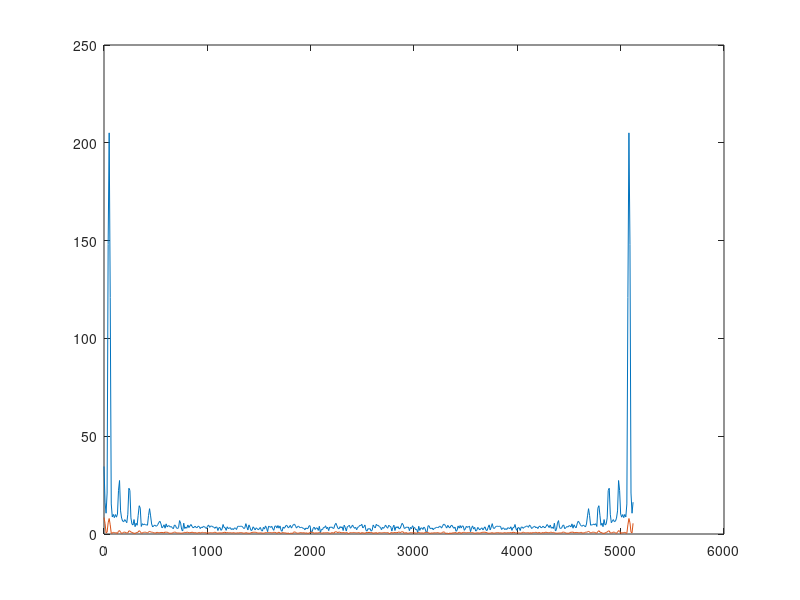

Write the MATLAB code that produced this figure.
close all;
clear all;

fs=5130;% frecuencia de sampleo
N=512;%cantidad de muestras
frecVect=[0:N-1];
frecVect=frecVect*(fs/N);%arreglo de frecuencias fs/N resolucion espectral
measfft=[1192.35 70.85
264.45 29.84
112.86 0.34
438.94 0.96
21919.73 32.88
42057.30 62.71
14629.37 21.94
236.01 0.11
76.09 0.26
100.18 0.73
69.99 0.57
99.11 0.24
74.13 0.52
104.61 0.07
498.44 2.09
748.09 3.09
139.78 0.85
66.01 0.10
43.53 0.35
39.18 0.76
54.05 1.11
44.19 0.36
33.35 0.39
101.76 0.26
546.82 2.60
499.23 2.34
67.81 0.89
25.66 0.74
21.28 0.20
54.62 0.24
14.03 0.08
30.56 0.44
19.84 0.52
91.43 1.00
209.22 2.93
174.93 1.64
14.81 0.21
27.85 0.21
21.62 0.73
26.58 0.77
21.65 0.93
22.50 0.57
20.07 0.30
88.34 0.85
167.69 1.99
85.90 1.09
26.24 0.76
12.94 0.93
17.25 0.32
21.22 0.38
16.07 0.18
16.97 0.79
23.38 0.54
35.49 0.32
42.29 0.53
27.25 0.58
9.98 0.65
13.61 0.49
22.19 0.37
8.77 1.04
26.94 0.75
13.28 0.86
17.69 0.54
17.85 0.16
12.48 0.15
14.64 0.21
10.12 0.21
7.37 0.60
21.10 0.91
19.20 0.95
9.31 0.24
7.93 0.35
10.60 0.31
47.00 0.31
31.11 0.15
5.12 0.24
2.45 0.20
30.57 0.48
7.79 0.81
12.72 0.45
8.74 0.95
21.19 0.69
10.82 0.38
17.29 0.48
23.70 0.56
15.14 0.87
10.28 0.66
11.91 0.29
15.77 0.48
11.18 0.45
10.39 0.13
16.55 0.42
14.18 0.68
7.70 0.18
12.60 0.53
10.18 0.80
15.60 0.48
13.96 0.54
10.79 0.61
7.89 0.13
15.35 0.53
21.39 0.15
11.61 0.50
16.08 0.48
16.84 0.40
13.31 0.33
12.38 0.58
8.38 0.93
12.29 0.51
12.90 0.19
3.15 0.27
10.15 0.33
11.06 0.31
3.45 0.35
6.19 0.27
23.69 0.46
11.13 0.64
10.61 0.88
3.45 0.23
13.64 0.58
7.76 0.44
8.86 0.36
10.51 0.48
5.24 0.39
7.45 0.23
5.11 0.54
9.75 0.40
9.15 0.18
5.30 0.29
14.84 0.45
15.67 0.20
14.97 0.54
15.58 0.50
15.87 0.49
12.26 0.25
7.89 0.25
9.59 0.17
28.01 0.53
12.77 0.27
4.28 0.19
21.78 0.22
11.26 0.12
3.17 0.49
4.04 0.53
13.56 0.90
8.75 0.76
4.31 0.81
9.95 0.69
7.72 0.26
4.54 0.36
7.23 0.20
11.37 0.41
3.45 0.37
2.25 0.23
11.67 0.18
6.31 0.27
17.21 0.58
8.93 0.51
1.44 0.62
16.09 0.59
14.13 0.52
11.40 0.57
15.42 0.30
6.93 0.53
3.49 0.74
16.09 0.67
17.34 0.54
9.33 0.08
18.76 0.61
8.76 0.78
16.96 0.29
3.59 0.12
1.90 0.45
12.38 0.54
8.39 0.28
12.82 0.34
19.98 0.28
17.52 0.06
9.60 0.35
12.91 0.03
19.72 0.15
9.13 0.20
15.68 0.06
23.45 0.66
25.48 1.28
16.08 0.69
9.05 0.23
14.90 0.17
16.18 0.19
10.52 0.44
11.12 0.56
11.80 0.30
8.60 0.41
8.65 0.44
4.65 0.19
9.43 0.29
7.66 0.32
7.85 0.07
17.13 0.31
17.92 0.47
0.83 0.93
1.27 0.77
8.56 0.59
12.27 0.20
5.32 0.21
9.95 0.41
9.22 0.26
3.41 0.33
15.61 0.62
0.52 0.52
5.62 0.23
4.76 0.18
11.13 0.51
10.61 0.31
17.81 0.48
7.13 0.44
12.12 0.54
2.94 0.33
12.84 0.14
11.19 0.13
12.95 0.60
8.83 0.31
8.23 0.20
22.30 1.04
29.95 1.45
17.64 0.84
8.02 0.52
7.01 1.14
14.29 0.70
10.07 0.51
13.76 0.37
3.16 0.54
20.46 0.58
11.12 0.18
2.21 0.57
13.89 0.53
15.79 0.03
19.92 0.20
8.69 0.56
12.04 0.44
21.21 0.46
13.48 0.60
8.38 0.54
12.06 0.44
4.74 0.30
11.66 0.44
13.23 0.56
19.59 0.35
18.46 0.06
24.62 0.61
9.56 0.24
13.67 0.42
21.34 0.09
3.75 0.59
2.12 0.49
7.67 0.46
6.05 0.78
7.67 0.46
2.12 0.49
3.75 0.59
21.32 0.09
13.54 0.42
9.51 0.24
24.62 0.61
18.46 0.06
19.59 0.35
13.23 0.56
11.66 0.44
4.73 0.30
12.06 0.44
8.38 0.54
13.48 0.60
21.21 0.46
12.04 0.44
8.69 0.56
19.92 0.20
15.79 0.03
13.89 0.53
2.21 0.57
11.12 0.18
20.46 0.58
3.15 0.54
13.76 0.37
10.07 0.51
14.29 0.70
7.01 1.14
8.02 0.52
17.64 0.84
29.95 1.45
22.30 1.04
8.23 0.20
8.83 0.31
12.95 0.60
11.19 0.13
12.84 0.14
2.94 0.33
12.11 0.54
7.13 0.44
17.81 0.48
10.61 0.31
11.13 0.51
4.76 0.18
5.62 0.23
0.52 0.52
15.61 0.62
3.41 0.33
9.22 0.26
9.95 0.41
5.32 0.21
12.27 0.20
8.56 0.59
1.27 0.77
0.83 0.93
17.92 0.47
17.13 0.31
7.86 0.07
7.67 0.32
9.43 0.29
4.65 0.19
8.65 0.44
8.60 0.41
11.80 0.30
11.12 0.56
10.52 0.44
16.17 0.19
14.90 0.17
9.05 0.23
16.08 0.69
25.48 1.28
23.45 0.66
15.68 0.06
9.13 0.20
19.72 0.15
12.91 0.03
9.60 0.35
17.52 0.06
19.98 0.28
12.82 0.34
8.39 0.28
12.38 0.54
1.90 0.45
3.59 0.12
16.96 0.29
8.76 0.78
18.76 0.61
9.33 0.08
17.34 0.54
16.10 0.67
3.50 0.74
6.93 0.53
15.42 0.30
11.40 0.57
14.13 0.52
16.09 0.59
1.44 0.62
8.93 0.51
17.21 0.58
6.30 0.27
11.67 0.18
2.25 0.23
3.44 0.37
11.37 0.41
7.23 0.20
4.54 0.36
7.72 0.26
9.95 0.69
4.31 0.81
8.75 0.76
13.56 0.90
4.04 0.53
3.17 0.49
11.26 0.12
21.78 0.22
4.28 0.19
12.77 0.27
28.01 0.53
9.59 0.17
7.89 0.25
12.30 0.25
15.98 0.49
15.64 0.50
14.97 0.54
15.67 0.20
14.84 0.45
5.30 0.29
9.15 0.18
9.75 0.40
5.11 0.54
7.39 0.23
5.26 0.39
10.48 0.48
8.86 0.36
7.76 0.44
13.64 0.58
3.46 0.23
10.61 0.88
11.13 0.64
23.69 0.46
6.19 0.27
3.45 0.35
11.06 0.31
10.15 0.33
3.14 0.27
12.90 0.19
12.29 0.51
8.38 0.93
12.38 0.58
13.31 0.33
16.84 0.40
16.08 0.48
11.61 0.50
21.39 0.15
15.35 0.53
7.89 0.13
10.79 0.61
13.96 0.54
15.60 0.48
10.18 0.80
12.59 0.53
7.70 0.18
14.18 0.68
16.56 0.42
10.40 0.13
11.18 0.45
15.77 0.48
11.91 0.29
10.28 0.66
15.14 0.87
23.70 0.56
17.29 0.48
10.81 0.38
21.19 0.69
8.74 0.95
12.72 0.45
7.79 0.81
30.57 0.48
2.45 0.20
5.12 0.24
31.11 0.15
47.00 0.31
10.60 0.31
7.93 0.35
9.32 0.24
19.19 0.95
21.12 0.91
7.37 0.60
10.12 0.21
14.64 0.21
12.48 0.15
17.85 0.16
17.69 0.54
13.28 0.86
26.92 0.75
8.74 1.04
22.18 0.37
13.61 0.49
9.98 0.65
27.25 0.58
42.29 0.53
35.49 0.32
23.38 0.54
16.97 0.79
16.07 0.18
21.22 0.38
17.25 0.32
12.94 0.93
26.24 0.76
85.91 1.09
167.69 1.99
88.33 0.85
20.07 0.30
22.50 0.57
21.65 0.93
26.58 0.77
21.61 0.73
27.86 0.21
14.79 0.21
174.93 1.64
209.22 2.93
91.43 1.00
19.84 0.52
30.56 0.44
14.03 0.08
54.62 0.24
21.27 0.20
25.65 0.74
67.82 0.89
499.23 2.34
546.82 2.60
101.76 0.26
33.34 0.39
44.20 0.36
54.05 1.11
39.18 0.76
43.53 0.35
66.01 0.10
139.78 0.85
748.09 3.09
498.44 2.09
104.61 0.07
74.13 0.52
99.10 0.24
69.99 0.57
100.18 0.73
76.09 0.26
236.01 0.11
14629.39 21.94
42057.39 62.71
21919.77 32.88
438.95 0.96
112.86 0.34
264.45 29.84
];
plot(frecVect,measfft(:,1).^0.5);
hold on
plot(frecVect,measfft(:,2).^0.5);